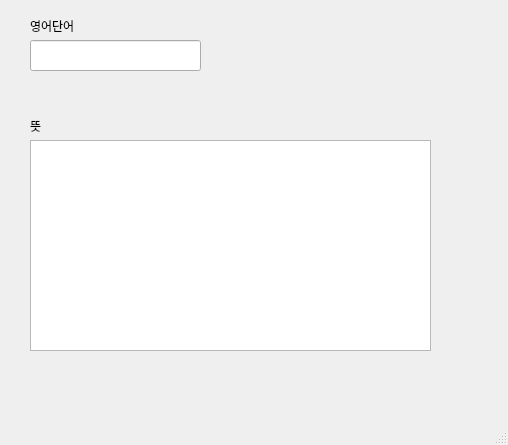
<?xml version="1.0" encoding="UTF-8"?>
<ui version="4.0">
 <class>MainWindow</class>
 <widget class="QMainWindow" name="MainWindow">
  <property name="geometry">
   <rect>
    <x>0</x>
    <y>0</y>
    <width>508</width>
    <height>445</height>
   </rect>
  </property>
  <property name="windowTitle">
   <string>MainWindow</string>
  </property>
  <widget class="QWidget" name="centralwidget">
   <widget class="QLineEdit" name="lineEdit">
    <property name="geometry">
     <rect>
      <x>30</x>
      <y>40</y>
      <width>171</width>
      <height>31</height>
     </rect>
    </property>
   </widget>
   <widget class="QLabel" name="label">
    <property name="geometry">
     <rect>
      <x>30</x>
      <y>20</y>
      <width>56</width>
      <height>12</height>
     </rect>
    </property>
    <property name="text">
     <string>영어단어</string>
    </property>
   </widget>
   <widget class="QTextBrowser" name="textBrowser">
    <property name="geometry">
     <rect>
      <x>30</x>
      <y>140</y>
      <width>401</width>
      <height>211</height>
     </rect>
    </property>
   </widget>
   <widget class="QLabel" name="label_2">
    <property name="geometry">
     <rect>
      <x>30</x>
      <y>120</y>
      <width>56</width>
      <height>12</height>
     </rect>
    </property>
    <property name="text">
     <string>뜻</string>
    </property>
   </widget>
  </widget>
  <widget class="QMenuBar" name="menubar">
   <property name="geometry">
    <rect>
     <x>0</x>
     <y>0</y>
     <width>508</width>
     <height>21</height>
    </rect>
   </property>
  </widget>
  <widget class="QStatusBar" name="statusbar"/>
 </widget>
 <resources/>
 <connections>
  <connection>
   <sender>lineEdit</sender>
   <signal>textChanged(QString)</signal>
   <receiver>MainWindow</receiver>
   <slot>slot_text()</slot>
   <hints>
    <hint type="sourcelabel">
     <x>164</x>
     <y>73</y>
    </hint>
    <hint type="destinationlabel">
     <x>426</x>
     <y>84</y>
    </hint>
   </hints>
  </connection>
 </connections>
 <slots>
  <slot>slot_text()</slot>
 </slots>
</ui>
